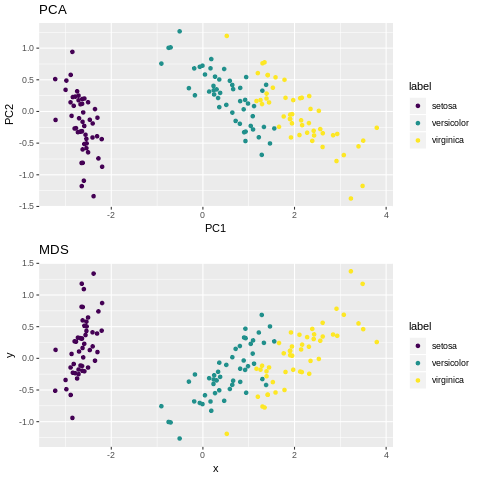

This chart was generated by the following R code:
library(tidyverse)
library(gridExtra)

mds <- iris[,1:4] %>% 
  dist() %>% 
  cmdscale() %>% 
  as.data.frame() %>% 
  mutate(method = "mds", 
         label = iris$Species) %>% 
  rename(x = V1, y = V2)
pca <- (iris[,1:4] %>% prcomp())$x %>% 
  as.data.frame() %>%
  mutate(method = "pca", 
         label = iris$Species)

p1 <- pca %>% 
  ggplot(., aes(PC1, PC2, color = label)) + 
  geom_point() + 
  scale_color_viridis_d() + 
  labs(title = "PCA")

p2 <- mds %>% 
  ggplot(., aes(x, y, color = label)) + 
  geom_point() +
  scale_color_viridis_d() + 
  labs(title = "MDS")

png("./mds_pca_R_plot.png")
grid.arrange(p1, p2)
dev.off()

write_tsv(iris, "./iris.tsv")
